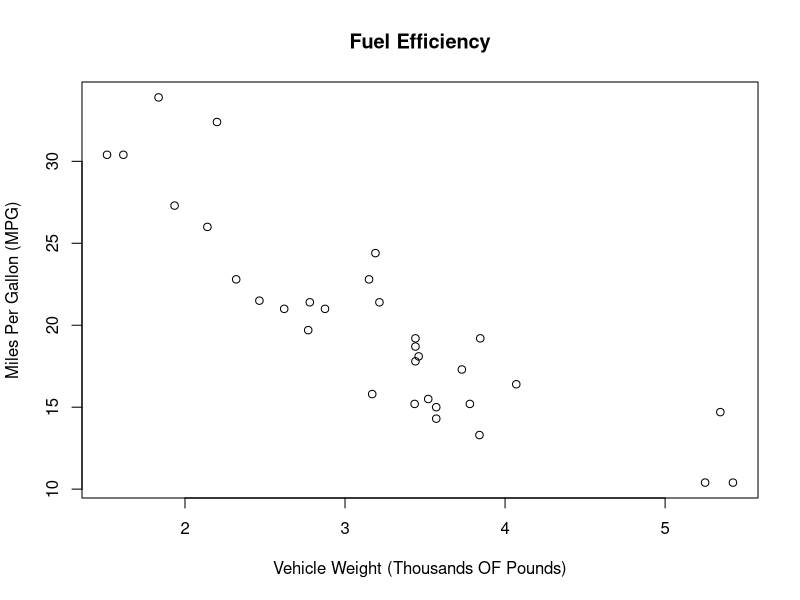

Here is the R script that generated this plot: (Note: this script raises an error after producing the figure.)
# PA9
# Jelena Radovanovic
# 07/18/2026
# Creating a model of fuel efficiency with mtcars dataset

#Plotting data
plot(mtcars$wt, mtcars$mpg, 
     main = "Fuel Efficiency",
     xlab = "Vehicle Weight (Thousands OF Pounds)",
     ylab = "Miles Per Gallon (MPG)")

#Fit a Linear Regression Model
Rmodel <- lm(mpg ~ wt, data = mtcars)

#Fitted Regresion Line
abline(model, col = "red")

#Interpreting the slope
slope_summary <- summary(Rmodel)
slope_estimate <- slope_summary$coefficients ["wt","Estimate"]
cat("Slope Estimate: ", slope_estimate)

p_value <- slope_summary$coefficients["wt", "Pr(>|t|)"]
cat("p_value: " , p_value)

conf_intervals <- confint(Rmodel,"wt", level = 0.95)
cat("95% Confidence Interval for Slope: ", conf_intervals)
cat("The slope is statistically significant at the 0.05 level, indicating a significant relationship between weight and fuel efficiency.\n")

#Predicting MPG for given weight
new_data <- data.frame(wt = 6)
prediction <- predict(model, newdata = new_data, interval = "prediction", level = 0.95)
cat("Predicted MPG for a 6,000-pound vehicle:\n")
print(prediction)
cat("Note: The weight value is outside the range of the dataset, which limits the accuracy of the prediction. Use caution when interpreting this result.\n")
